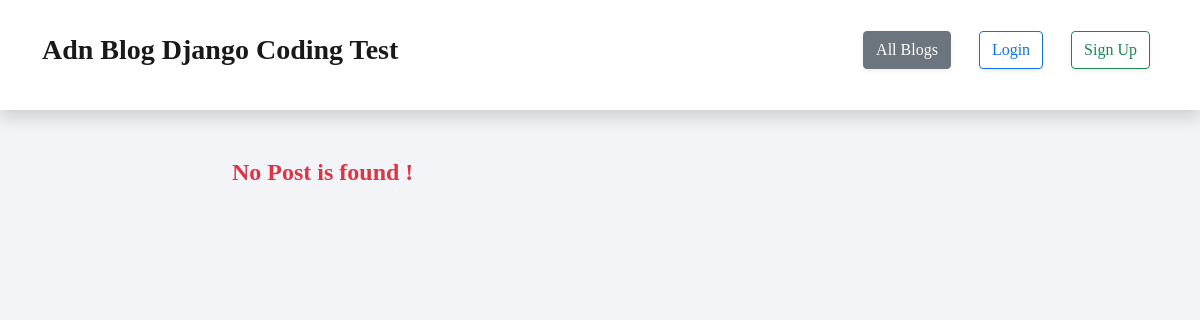
The app's page /, older data.
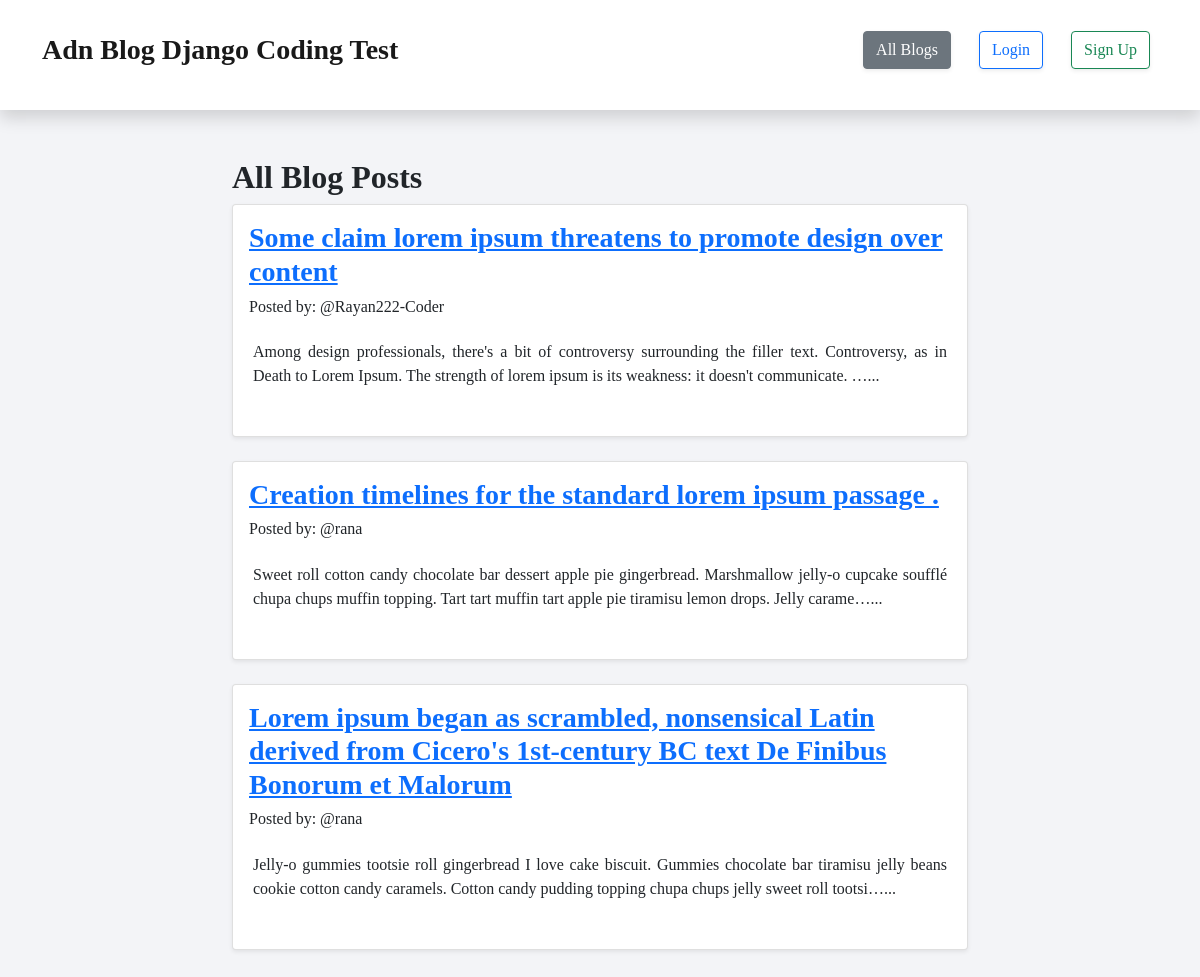
The same page, newer data.
### blogapp/models.py (models this page shows, shortened)
class Post(models.Model):
    author = models.ForeignKey(User, on_delete=models.CASCADE, related_name='post_author', )
    title = models.CharField(max_length=255, )
    description = models.TextField()
    image = models.ImageField(upload_to='blog_img', )
    slug = models.SlugField(max_length=500, unique=True, )
    publish_date = models.DateTimeField(auto_now_add=True, )
    update_date = models.DateTimeField(auto_now=True, )

### blogapp/views.py (the view)
# urls.py: path('', all_blogs, name='all_blogs'),
def all_blogs(request, ):
    posts = Post.objects.all().order_by('-publish_date')
    return render(request, 'blog/all_blogs.html', {
        'posts':posts,
    })

### templates/blog/all_blogs.html (shortened to what this page needs)
{% extends 'base.html' %}
{% block content %}
<div class="row">
    <div class="col-lg-1 col-xl-2"></div>
    <div class="col-lg-10 col-xl-8">
        {% if posts %}
        <h2>All Blog Posts</h2>
        {% for post in posts %}
        <div class="card shadow-sm p-3 mb-4">
            <div class="row">
                <h3><a href="{% url 'post_details' slug=post.slug %}">{{post.title}}</a></h3>
                <h6>Posted by: @{{post.author}}</h6>
                <div class="card-body">
                    <p align="justify">{{post.description|truncatechars:200}}...</p>
                </div>
            </div>
        </div>
        {% endfor %}
        {% else %}
        <h4 class="text-danger">No Post is found !</h4>
       {% endif %}
    </div>
</div>
{% endblock %}

Row changes from the older to the newer data that the page shows:
added Post: title "Some claim lorem ipsum threatens to promote design over content", author "Rayan222-Coder", description "Among design professionals, there's a bit of controversy surrounding the filler text. Controversy, as in Death to Lorem Ipsum. The strength of lorem ipsum is its weakness: it doesn't communicate. …"
added Post: title "Creation timelines for the standard lorem ipsum passage .", author "rana", description "Sweet roll cotton candy chocolate bar dessert apple pie gingerbread. Marshmallow jelly-o cupcake soufflé chupa chups muffin topping. Tart tart muffin tart apple pie tiramisu lemon drops. Jelly carame…"
added Post: title "Lorem ipsum began as scrambled, nonsensical Latin derived from Cicero's 1st-century BC text De Finibus Bonorum et Malorum", author "rana", description "Jelly-o gummies tootsie roll gingerbread I love cake biscuit. Gummies chocolate bar tiramisu jelly beans cookie cotton candy caramels. Cotton candy pudding topping chupa chups jelly sweet roll tootsi…"
Text that changed along with them:
text no longer shown: "No Post is found !"
text now shown: "All Blog Posts"
